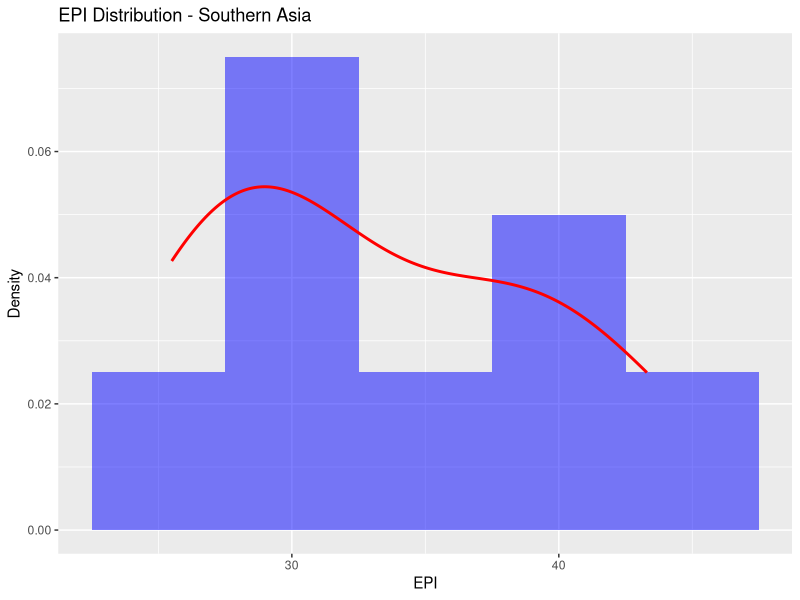
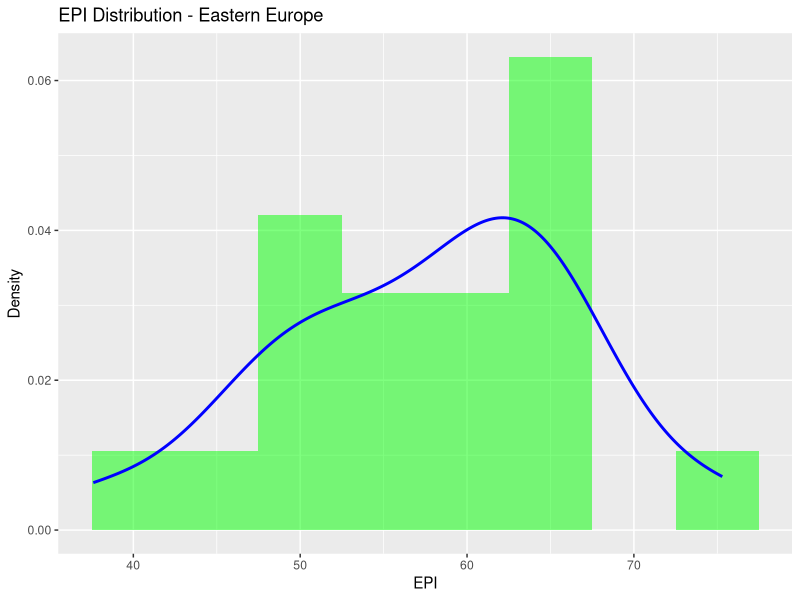
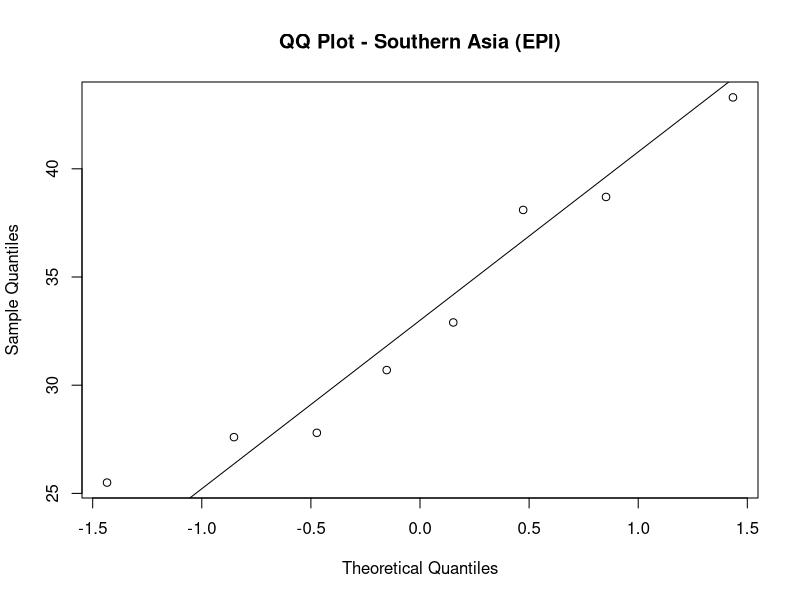
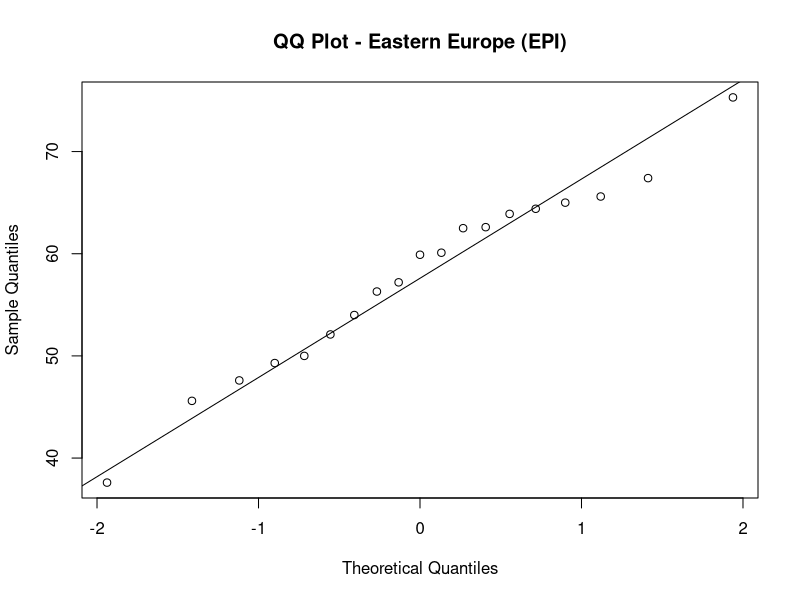
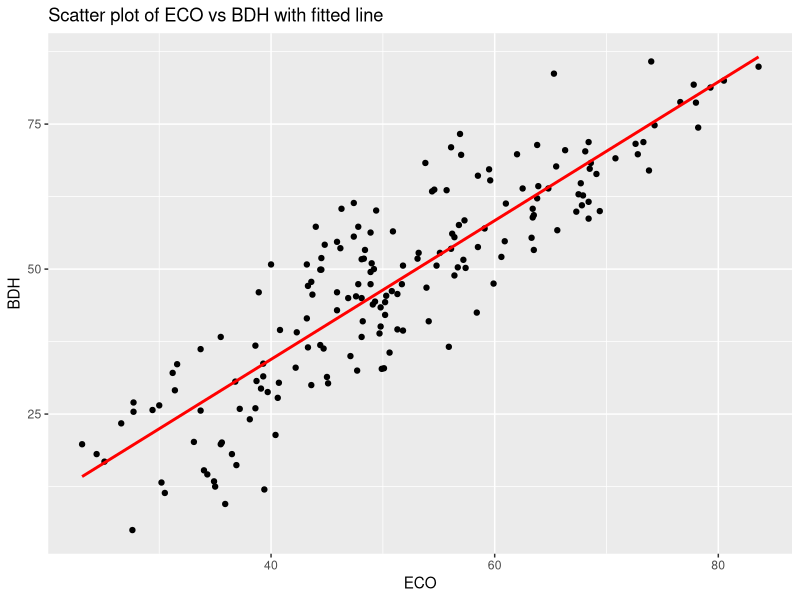
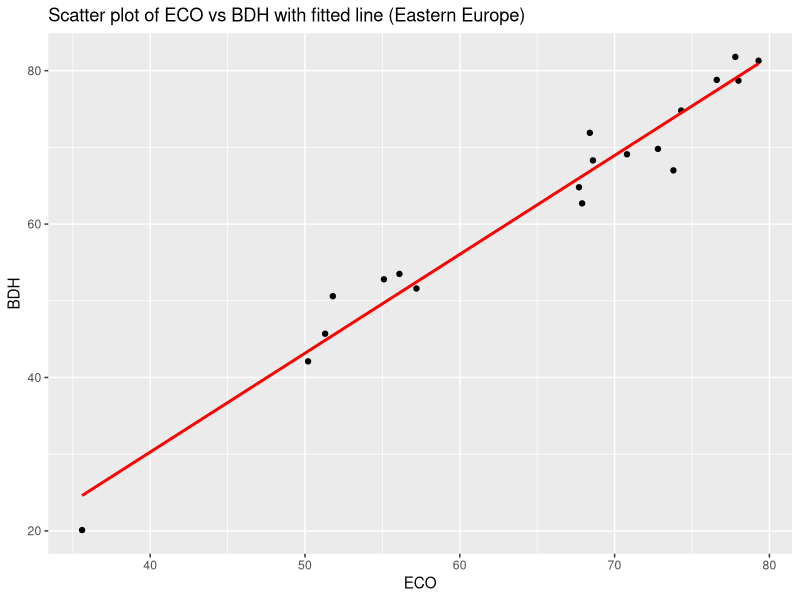
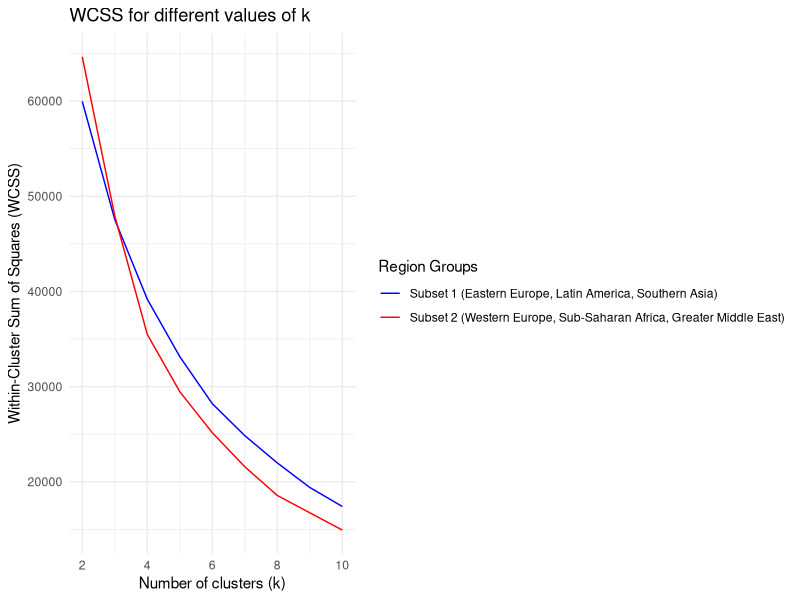

Recreate these plots in R, in order.
####### Data Analytics Fall 2024 Lab 03 Part 01######

library(ggplot2)
library(dplyr)

### set working directory
setwd("/Users/henryliu/Documents/GitHub/DataAnalytics2024_Henry_Liu/lab03/")

# Load the dataset
epi_data <- read.csv("epi2024results_DA_F24_lab03.csv")

# 2 subsets for "Southern Asia" and "Eastern Europe"
southern_asia <- epi_data %>% filter(region == "Southern Asia")
eastern_europe <- epi_data %>% filter(region == "Eastern Europe")

# 1.1
# Plot for Southern Asia
ggplot(southern_asia, aes(x = EPI)) +
  geom_histogram(aes(y = ..density..), binwidth = 5, fill = "blue", alpha = 0.5) +
  geom_density(color = "red", size = 1) +
  ggtitle("EPI Distribution - Southern Asia") +
  xlab("EPI") +
  ylab("Density")

# Plot for Eastern Europe
ggplot(eastern_europe, aes(x = EPI)) +
  geom_histogram(aes(y = ..density..), binwidth = 5, fill = "green", alpha = 0.5) +
  geom_density(color = "blue", size = 1) +
  ggtitle("EPI Distribution - Eastern Europe") +
  xlab("EPI") +
  ylab("Density")

# 1.2
# QQ plot for Southern Asia
qqnorm(southern_asia$EPI, main = "QQ Plot - Southern Asia (EPI)")
qqline(southern_asia$EPI)

# QQ plot for Eastern Europe
qqnorm(eastern_europe$EPI, main = "QQ Plot - Eastern Europe (EPI)")
qqline(eastern_europe$EPI)

### 2.1
# Choose 5 variables: ECO, BDH, MKP, MHP, and CDF.
linear_model <- lm(EPI ~ ECO + BDH + MKP + MHP + CDF, data = epi_data)
summary(linear_model)

# According to the summary, ECO is the most significant variable (lowest p-value)
ggplot(epi_data, aes(x = ECO, y = BDH)) +
  geom_point() +
  geom_smooth(method = "lm", se = FALSE, color = "red") +
  ggtitle("Scatter plot of ECO vs BDH with fitted line") +
  xlab("ECO") +
  ylab("BDH")

# 2.2
# Subset the data for Eastern Europe
eastern_europe <- epi_data %>% filter(region == "Eastern Europe")

# Fit the linear model for Eastern Europe
linear_model_eastern_europe <- lm(EPI ~ ECO + BDH + MKP + MHP + CDF, data = eastern_europe)

summary_eastern_europe <- summary(linear_model_eastern_europe)
print(summary_eastern_europe)

ggplot(eastern_europe, aes(x = ECO, y = BDH)) +
  geom_point() +
  geom_smooth(method = "lm", se = FALSE, color = "red") +
  ggtitle("Scatter plot of ECO vs BDH with fitted line (Eastern Europe)") +
  xlab("ECO") +
  ylab("BDH")

# 2.2 Answer:
# The model for Eastern Europe provides a better fit.
# Because its data points are more tightly clustered around the regression line
# Also there is less variability compared to the overall dataset.

### 3.1
install.packages("caret")
library(caret)
install.packages("class")
library(class)

# a subset of 5 variables and 3 regions
subset1 <- epi_data %>% 
  filter(region %in% c("Eastern Europe", "Latin America & Caribbean", "Southern Asia")) %>%
  select(ECO, BDH, MKP, MHP, CDF, region)

subset1 <- na.omit(subset1)
subset1$region <- as.factor(subset1$region)
set.seed(123)
trainIndex1 <- createDataPartition(subset1$region, p = 0.7, list = FALSE)
train1 <- subset1[trainIndex1, ]
test1 <- subset1[-trainIndex1, ]

# Train a kNN model (k = 5)
knn_model1 <- knn(train = train1[, -6], test = test1[, -6], cl = train1$region, k = 5)

# Evaluate the model using a contingency matrix
confusion_matrix1 <- confusionMatrix(knn_model1, test1$region)
print(confusion_matrix1)

# Calculate accuracy
accuracy1 <- confusion_matrix1$overall['Accuracy']
print(paste("Accuracy for Model 1:", accuracy1))
# Accuracy for Model 1: 0.583333333333333

# 3.2: Repeat
subset2 <- epi_data %>% 
  filter(region %in% c("Western Europe", "Sub-Saharan Africa", "Greater Middle East")) %>%
  select(ECO, BDH, MKP, MHP, CDF, region)

subset2 <- na.omit(subset2)
subset2$region <- as.factor(subset2$region)
trainIndex2 <- createDataPartition(subset2$region, p = 0.7, list = FALSE)
train2 <- subset2[trainIndex2, ]
test2 <- subset2[-trainIndex2, ]

# Train a kNN model (k = 5)
knn_model2 <- knn(train = train2[, -6], test = test2[, -6], cl = train2$region, k = 5)

# Evaluate the model using a contingency matrix
confusion_matrix2 <- confusionMatrix(knn_model2, test2$region)
print(confusion_matrix2)

# Calculate accuracy
accuracy2 <- confusion_matrix2$overall['Accuracy']
print(paste("Accuracy for Model 2:", accuracy2))
# Accuracy for Model 2: 0.6

# 3.2 Answer:
# Model 2 has a slightly higher accuracy and a higher Kappa value, 
# which means better performance in distinguishing between the regions. 
# I think because the variables chosen for Model 2 provide a slightly clearer distinction between the selected regions.

# 4.1
# Subset 1: "Eastern Europe", "Latin America & Caribbean", "Southern Asia"
subset1 <- epi_data %>%
  filter(region %in% c("Eastern Europe", "Latin America & Caribbean", "Southern Asia")) %>%
  select(ECO, BDH, MKP, MHP, CDF)

# Subset 2: "Western Europe", "Sub-Saharan Africa", "Greater Middle East"
subset2 <- epi_data %>%
  filter(region %in% c("Western Europe", "Sub-Saharan Africa", "Greater Middle East")) %>%
  select(ECO, BDH, MKP, MHP, CDF)

subset1 <- na.omit(subset1)
subset2 <- na.omit(subset2)

set.seed(123)
kmeans_subset1 <- kmeans(subset1, centers = 3, nstart = 25)
kmeans_subset2 <- kmeans(subset2, centers = 3, nstart = 25)

wcss_subset1 <- kmeans_subset1$tot.withinss
wcss_subset2 <- kmeans_subset2$tot.withinss

print(paste("WCSS for Subset 1 (Eastern Europe, Latin America & Caribbean, Southern Asia):", wcss_subset1))
print(paste("WCSS for Subset 2 (Western Europe, Sub-Saharan Africa, Greater Middle East):", wcss_subset2))

# 1.2
# Define a function to compute WCSS for a range of k values
wcss_k <- function(data, max_k) {
  wcss <- numeric(max_k)
  for (k in 2:max_k) {
    model <- kmeans(data, centers = k, nstart = 25)
    wcss[k] <- model$tot.withinss
  }
  return(wcss)
}

max_k <- 10
wcss_values_subset1 <- wcss_k(subset1, max_k)
wcss_values_subset2 <- wcss_k(subset2, max_k)

wcss_df <- data.frame(
  k = 2:max_k,
  Subset1_WCSS = wcss_values_subset1[2:max_k],
  Subset2_WCSS = wcss_values_subset2[2:max_k]
)

# Plot the WCSS for both subsets across different k values
ggplot(wcss_df, aes(x = k)) +
  geom_line(aes(y = Subset1_WCSS, color = "Subset 1 (Eastern Europe, Latin America, Southern Asia)")) +
  geom_line(aes(y = Subset2_WCSS, color = "Subset 2 (Western Europe, Sub-Saharan Africa, Greater Middle East)")) +
  labs(title = "WCSS for different values of k",
       x = "Number of clusters (k)",
       y = "Within-Cluster Sum of Squares (WCSS)") +
  scale_color_manual(values = c("blue", "red"), 
                     name = "Region Groups") +
  theme_minimal()

# Answer:
# Based on the WCSS values, Subset 1 has a slightly lower WCSS compared to Subset 2
# means the clusters in Subset 1 are more compact. 
# So, Subset 1 provides a slightly better clustering fit.